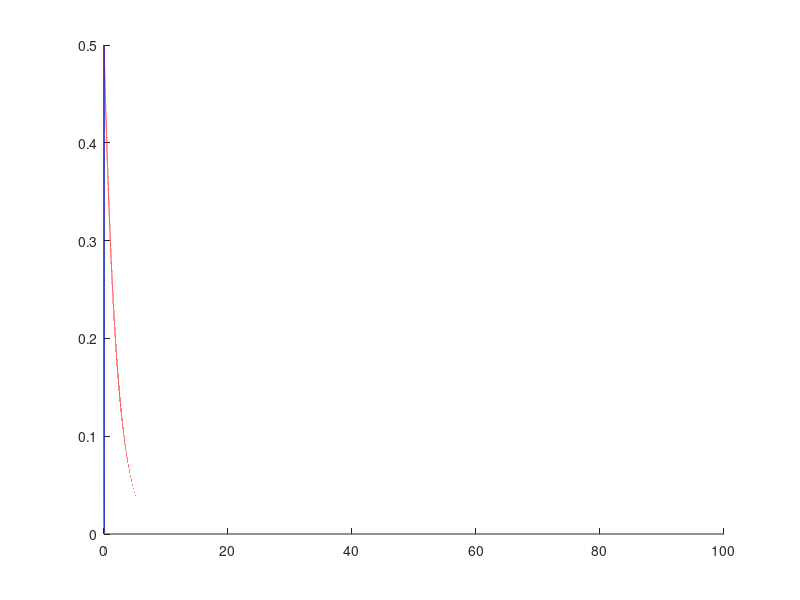

Write MATLAB code to recreate this figure.
lambda = 50;

x = 0:0.0001:100;
y1 = lambda/100 * exp(-lambda/100*x);
y2 = lambda * exp(-lambda*x);
y2 = y2 / 100;

figure
hold on
plot(x,y1,'r');
plot(x,y2,'b');